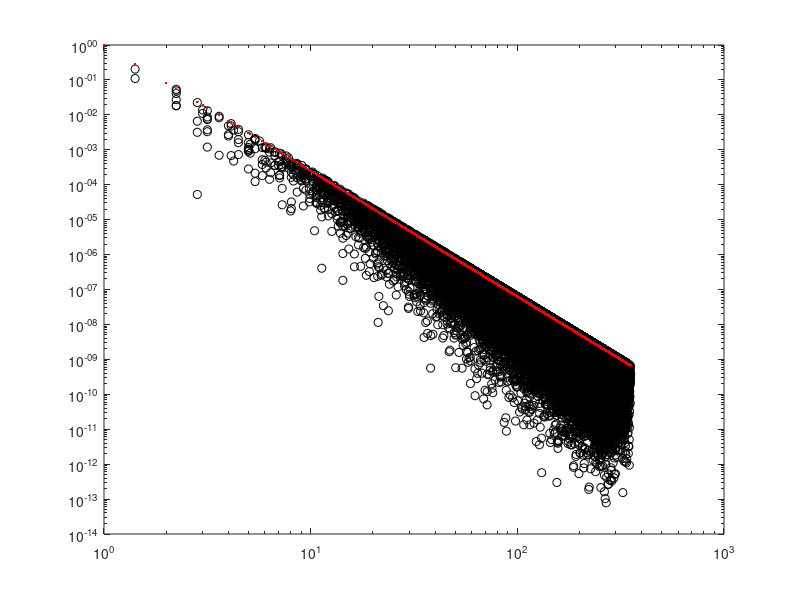

The MATLAB script that drew this image:
clear all
close all
%function [M, F, freq] = RedNoise(ny,nx,beta,variance,periodic)

% M = RedNoise(ny,nx,beta,variance)
%
%  Generates a self-affine surface with dimensions (ny,nx) characterized by
%  the relationship
%
%  P = f^-beta
%
%  where P is spectral power and f is spatial frequency. The fractal 
%  dimension D is related to beta by
%
%  D = (7 - beta)/2
%
%  topography typically falls in the range 1.5 > beta > 2.5. The surface
%  heights are scaled such that the total variance is variance. beta = 0 
%  creates white noise; more positive values concentrate more variance at 
%  longer wavelengths. If periodic is 1, the output will be periodic at the
%  edges (works best if ny == nx).
ny=500;
nx=500;
dx=1;

periodic=1 ;
variance=546;
beta=3.6;

% argument checking
% if nargin < 1
%     error('At least one input argument is required')
% elseif nargin < 2
%     nx = ny;
%     beta = 2;
%     variance = 1;
% elseif nargin < 3
%     beta = 2;
%     variance = 1;
% elseif nargin < 4
%     variance = 1;
% elseif nargin < 5
%     periodic = 0;
% end

if periodic
    
    if rem(ny,2) || rem(nx,2)
        error('ny and nx must be even')
    end
    
    % grid size
    [x,y] = meshgrid(1:nx,1:ny);
    
    % Generate a random matrix of Fourier components. Note that if you need a
    % different starting surface each time you launch a Matlab session, you
    % should initialize the random number generator with something like:
    % s = sum(100*clock);
    % rand('seed',s);
    F = ((rand(ny,nx)-0.5) + 1i* (rand(ny,nx)-0.5))*2;
    
    % Identify the DC component
    xc = nx/2+1; yc = ny/2+1; % matrix indices of zero frequency
    
    % make a matrix with entries proportional to the frequency
    freq = sqrt( (x-xc).^2 + (y-yc).^2 );
    
    % Reduce high freq components by a power law f^-beta
    %to make a fractal surface
    F = F .* freq .^ -beta;
    
    % Set the DC level (= mean of the elevations) to zero
    F(yc,xc) = 0;
    
    % Take the inverse FFT
    M = real(ifft2(ifftshift(F)));
        
    % scale elevations to a specified total variance
    M = M*sqrt(variance)/std(M(:));
    
    % % alternatively, scale elevations to produce a given relief, such that range(M(:)) = relief
    % M = M*relief/range(M(:));
    
    % % Optional: detrend the surface by subtracting a least-squares plane
    % M = detrend(M);
    
else % user did not request periodic output
    
    % grid size
    n = 2.^(ceil(log(max([nx ny]))/log(2))); % next largest power of 2       
    [x,y] = meshgrid(1:n);

    % Generate a random matrix of Fourier components. Note that if you need a 
    % different starting surface each time you launch a Matlab session, you 
    % should initialize the random number generator with something like:
    % s = sum(100*clock);
    % rand('seed',s);
    F = ((rand(n)-0.5) + 1i* (rand(n)-0.5))*2;  

    % Identify the DC component
    nc = n/2+1;

    % make a matrix with entries proportional to the frequency
    freq = sqrt( (x-nc).^2 + (y-nc).^2 );

    % Reduce high freq components by a power law f^-beta
    %to make a fractal surface
    
    %modified by A Kubo 10-15-2019
    F = F .* freq .^ -beta;

    % Set the DC level (= mean of the elevations) to zero
    F(nc,nc) = 0;	 

    % Take the inverse FFT
    M = real(ifft2(ifftshift(F))); 

    % clip out a portion with the requested dimensions
    M = M(1:ny,1:nx); 

    % scale elevations to a specified total variance
    M = M*sqrt(variance)/std(M(:));

    % % alternatively, scale elevations to produce a given relief, such that range(M(:)) = relief
    % M = M*relief/range(M(:)); 

    % % Optional: detrend the surface by subtracting a least-squares plane
    % M = detrend(M);
end 
    

figure;
loglog(freq, F, 'ko')
hold on
Pwr= freq .^ (-beta);
loglog(freq, Pwr, 'r.')